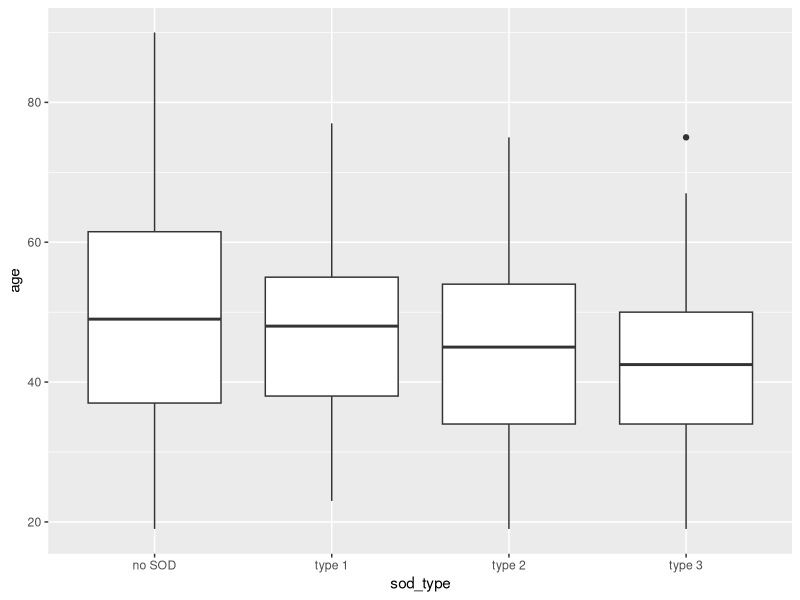

This chart was generated by the following R code:
library(tidyverse)
library(here)
mydata3 <- read_delim(here("DATA", "mydata_joined2024-09-12.txt"))
mydata3

# Plot Does the age distribution depend on `sod_type`?

ggplot(data = mydata3) +
  aes(
    x = sod_type,
    y = age,
      ) +
  geom_boxplot()




